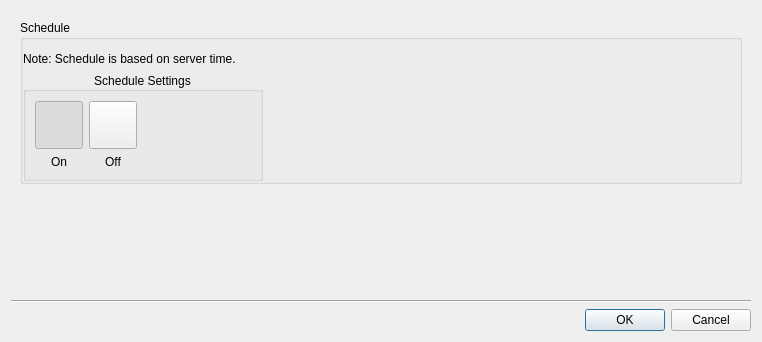
<?xml version="1.0" encoding="UTF-8"?>
<ui version="4.0">
 <class>WeekTimeScheduleDialog</class>
 <widget class="QDialog" name="WeekTimeScheduleDialog">
  <property name="geometry">
   <rect>
    <x>0</x>
    <y>0</y>
    <width>762</width>
    <height>342</height>
   </rect>
  </property>
  <property name="windowTitle">
   <string/>
  </property>
  <layout class="QVBoxLayout" name="verticalLayout_2">
   <item>
    <widget class="QWidget" name="widget" native="true">
     <layout class="QVBoxLayout" name="verticalLayout_4">
      <item>
       <widget class="QGroupBox" name="scheduleGridGroupBox">
        <property name="title">
         <string>Schedule</string>
        </property>
        <property name="flat">
         <bool>true</bool>
        </property>
        <layout class="QVBoxLayout" name="verticalLayout_7">
         <property name="leftMargin">
          <number>0</number>
         </property>
         <property name="topMargin">
          <number>6</number>
         </property>
         <property name="rightMargin">
          <number>6</number>
         </property>
         <property name="bottomMargin">
          <number>0</number>
         </property>
         <item>
          <widget class="nx::vms::client::desktop::ScheduleGridWidget" name="gridWidget" native="true">
           <property name="enabled">
            <bool>true</bool>
           </property>
           <property name="sizePolicy">
            <sizepolicy hsizetype="Expanding" vsizetype="Expanding">
             <horstretch>0</horstretch>
             <verstretch>0</verstretch>
            </sizepolicy>
           </property>
          </widget>
         </item>
         <item>
          <widget class="QLabel" name="label_5">
           <property name="text">
            <string>Note: Schedule is based on server time.</string>
           </property>
           <property name="alignment">
            <set>Qt::AlignLeading|Qt::AlignLeft|Qt::AlignVCenter</set>
           </property>
          </widget>
         </item>
         <item>
          <widget class="QGroupBox" name="settingsGroupBox">
           <property name="sizePolicy">
            <sizepolicy hsizetype="Minimum" vsizetype="Preferred">
             <horstretch>0</horstretch>
             <verstretch>0</verstretch>
            </sizepolicy>
           </property>
           <property name="minimumSize">
            <size>
             <width>0</width>
             <height>0</height>
            </size>
           </property>
           <property name="maximumSize">
            <size>
             <width>240</width>
             <height>16777215</height>
            </size>
           </property>
           <property name="title">
            <string>Schedule Settings</string>
           </property>
           <property name="alignment">
            <set>Qt::AlignCenter</set>
           </property>
           <layout class="QHBoxLayout" name="horizontalLayout_2">
            <item>
             <layout class="QVBoxLayout" name="verticalLayout">
              <item>
               <widget class="nx::vms::client::desktop::ScheduleBrushSelectableButton" name="valueOnButton">
                <property name="minimumSize">
                 <size>
                  <width>48</width>
                  <height>48</height>
                 </size>
                </property>
                <property name="maximumSize">
                 <size>
                  <width>48</width>
                  <height>48</height>
                 </size>
                </property>
                <property name="text">
                 <string/>
                </property>
                <property name="iconSize">
                 <size>
                  <width>48</width>
                  <height>48</height>
                 </size>
                </property>
                <property name="checkable">
                 <bool>true</bool>
                </property>
                <property name="checked">
                 <bool>true</bool>
                </property>
                <property name="autoExclusive">
                 <bool>true</bool>
                </property>
                <property name="popupMode">
                 <enum>QToolButton::DelayedPopup</enum>
                </property>
                <property name="autoRaise">
                 <bool>false</bool>
                </property>
               </widget>
              </item>
              <item>
               <widget class="QLabel" name="label_4">
                <property name="minimumSize">
                 <size>
                  <width>0</width>
                  <height>0</height>
                 </size>
                </property>
                <property name="text">
                 <string>On</string>
                </property>
                <property name="textFormat">
                 <enum>Qt::AutoText</enum>
                </property>
                <property name="alignment">
                 <set>Qt::AlignCenter</set>
                </property>
                <property name="wordWrap">
                 <bool>true</bool>
                </property>
                <property name="buddy">
                 <cstring>valueOnButton</cstring>
                </property>
               </widget>
              </item>
             </layout>
            </item>
            <item>
             <layout class="QVBoxLayout" name="verticalLayout_3">
              <item>
               <widget class="nx::vms::client::desktop::ScheduleBrushSelectableButton" name="valueOffButton">
                <property name="minimumSize">
                 <size>
                  <width>48</width>
                  <height>48</height>
                 </size>
                </property>
                <property name="maximumSize">
                 <size>
                  <width>48</width>
                  <height>48</height>
                 </size>
                </property>
                <property name="text">
                 <string/>
                </property>
                <property name="iconSize">
                 <size>
                  <width>48</width>
                  <height>48</height>
                 </size>
                </property>
                <property name="checkable">
                 <bool>true</bool>
                </property>
                <property name="autoExclusive">
                 <bool>true</bool>
                </property>
                <property name="autoRaise">
                 <bool>false</bool>
                </property>
               </widget>
              </item>
              <item>
               <widget class="QLabel" name="label_8">
                <property name="text">
                 <string>Off</string>
                </property>
                <property name="alignment">
                 <set>Qt::AlignCenter</set>
                </property>
                <property name="wordWrap">
                 <bool>true</bool>
                </property>
                <property name="buddy">
                 <cstring>valueOffButton</cstring>
                </property>
               </widget>
              </item>
             </layout>
            </item>
            <item>
             <spacer name="horizontalSpacer_3">
              <property name="orientation">
               <enum>Qt::Horizontal</enum>
              </property>
              <property name="sizeHint" stdset="0">
               <size>
                <width>40</width>
                <height>20</height>
               </size>
              </property>
             </spacer>
            </item>
           </layout>
          </widget>
         </item>
        </layout>
       </widget>
      </item>
      <item>
       <widget class="nx::vms::client::desktop::AlertBar" name="alertBar" native="true"/>
      </item>
      <item>
       <spacer name="verticalSpacer">
        <property name="orientation">
         <enum>Qt::Vertical</enum>
        </property>
        <property name="sizeType">
         <enum>QSizePolicy::MinimumExpanding</enum>
        </property>
        <property name="sizeHint" stdset="0">
         <size>
          <width>0</width>
          <height>0</height>
         </size>
        </property>
       </spacer>
      </item>
     </layout>
    </widget>
   </item>
   <item>
    <widget class="Line" name="line">
     <property name="orientation">
      <enum>Qt::Horizontal</enum>
     </property>
    </widget>
   </item>
   <item>
    <widget class="QDialogButtonBox" name="buttonBox">
     <property name="standardButtons">
      <set>QDialogButtonBox::Cancel|QDialogButtonBox::Ok</set>
     </property>
    </widget>
   </item>
  </layout>
 </widget>
 <customwidgets>
  <customwidget>
   <class>nx::vms::client::desktop::AlertBar</class>
   <extends>QWidget</extends>
   <header>nx/vms/client/desktop/common/widgets/control_bars.h</header>
   <container>1</container>
  </customwidget>
  <customwidget>
   <class>nx::vms::client::desktop::ScheduleBrushSelectableButton</class>
   <extends>QToolButton</extends>
   <header location="global">nx/vms/client/desktop/resource_properties/schedule/schedule_brush_selectable_button.h</header>
  </customwidget>
  <customwidget>
   <class>nx::vms::client::desktop::ScheduleGridWidget</class>
   <extends>QWidget</extends>
   <header>nx/vms/client/desktop/resource_properties/schedule/schedule_grid_widget.h</header>
   <container>1</container>
  </customwidget>
 </customwidgets>
 <resources/>
 <connections/>
</ui>
